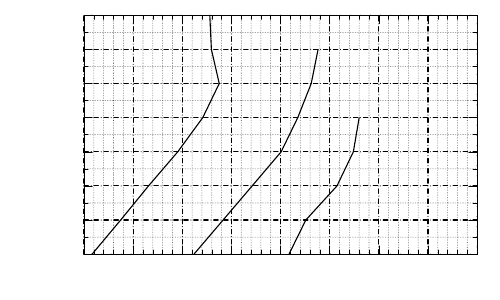

gnuplot code for this plot:
# gnuplot script file
# 
# Cruise Speed Chart for Performance Section
#
## for direct inclusion in latex using epslatex terminal

load 'common_commands.gp'
set output '../graphs/cruise_speed.eps'

#set size 1,1.25

set xlabel "Cruise Speed (KTAS)"
set ylabel "Altitude (ft)"
set format y "%'.0f"

set xrange [120:180]
set yrange [0:25000]

set mxtics 5     # set minor tics on X-axis, with 5 divisions per major tic
set mytics 2     # set minor tics on Y-axis, with 2 divisions per major tic

# set label "75\\% Power" at 167.5,2300 rotate by 50 font "Times-Roman,20"
# set label "65\\% Power" at 162.5,3519 rotate by 50 font "Times-Roman,20"
# set label "55\\% Power" at 152,5000 rotate by 50 font "Times-Roman,20"
set label "75\\% Power" `./label_place.py data/cruise_speed.txt 1 2000 60 25000` font "Times-Roman,20"
set label "65\\% Power" `./label_place.py data/cruise_speed.txt 2 3500 60 25000` font "Times-Roman,20"
set label "55\\% Power" `./label_place.py data/cruise_speed.txt 3 5000 60 25000` font "Times-Roman,20"
set label "45\\% Power" `./label_place.py data/cruise_speed.txt 4 6500 60 25000` font "Times-Roman,20"
set label "35\\% Power" `./label_place.py data/cruise_speed.txt 5 8000 60 25000` font "Times-Roman,20"

# set label "\\Large\\textcolor{red}{FROM ANALYSIS OF CAFE DATA}\\normalsize" at 160,10900 center font "Times-Roman,72"
# set label "\\Large\\textcolor{red}{PENDING FLIGHT TEST}\\normalsize" at 160,8900 center font "Times-Roman,72"


plot 'data/cruise_speed.txt' with lines lt -1 lw 2 # lt -1 = blackline
											# lw = line width
											# pt = point style
											# do gnuplot test to see options

replot 'data/cruise_speed_vs_RPM.txt' with lines lt -1 lw 2